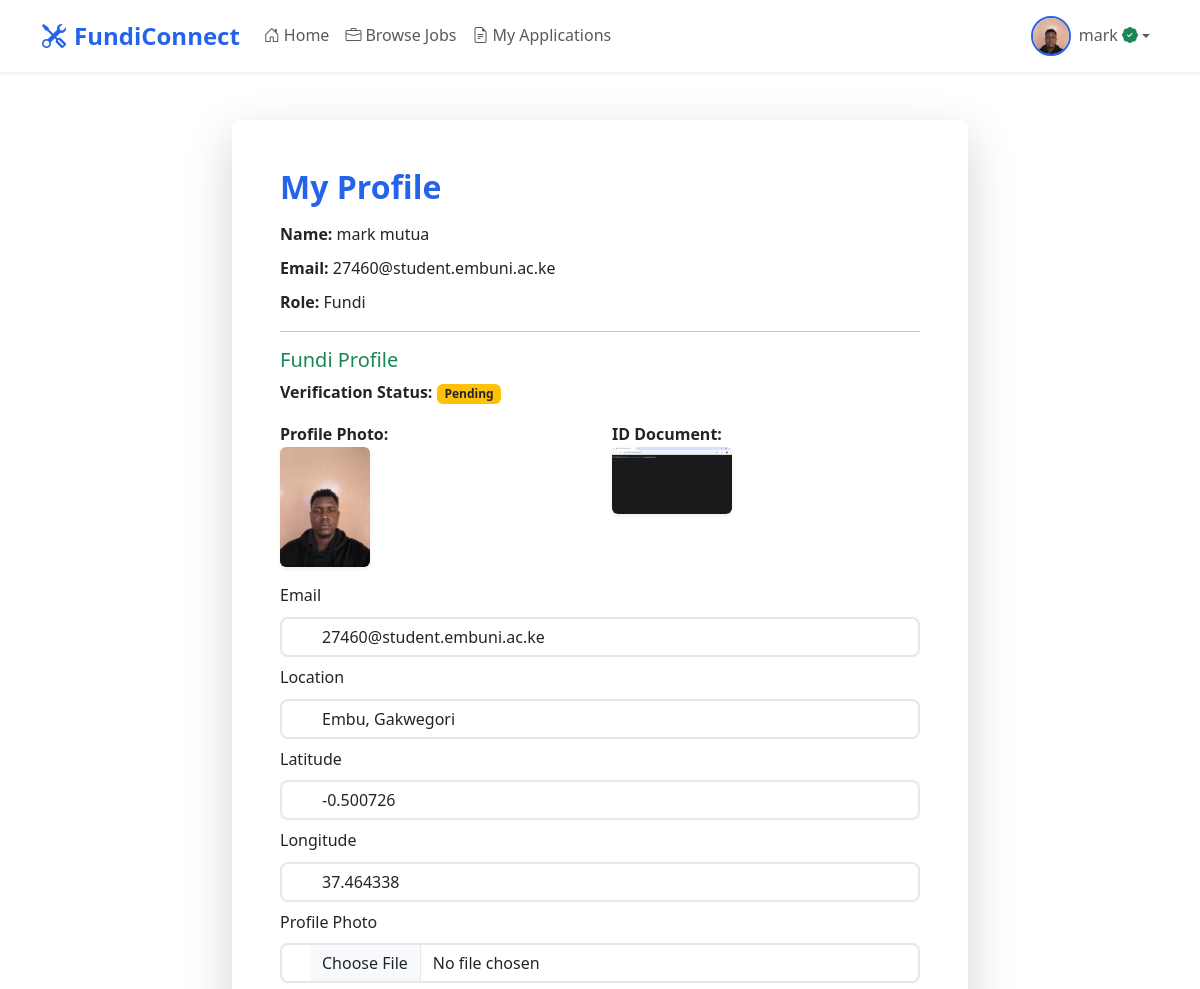
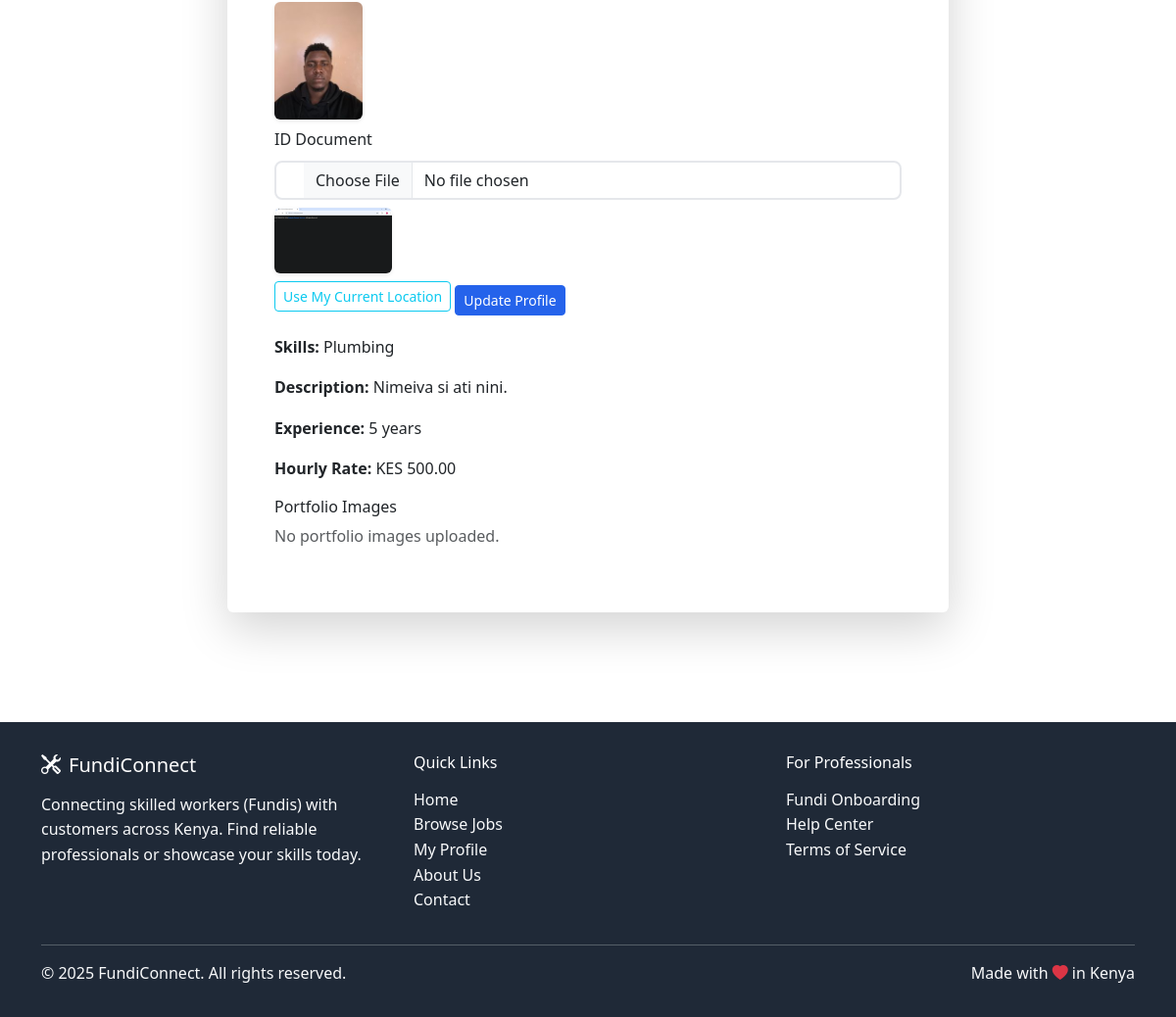
The page /users/profile/ (signed in) on the database its author committed (2 pictures, top to bottom).
### users/models.py (models this page shows, shortened)
class User(AbstractUser):
    ROLE_CHOICES = [
        ('customer', 'Customer'),
        ('fundi', 'Fundi'),
    ]
    email = models.EmailField(unique=True)
    role = models.CharField(max_length=10, choices=ROLE_CHOICES)
    phone_number = models.CharField(max_length=20, blank=True)
    phone_verified = models.BooleanField(default=False)
    otp_code = models.CharField(max_length=6, blank=True)
    otp_created_at = models.DateTimeField(null=True, blank=True)
    location = models.CharField(max_length=100, blank=True)
    latitude = models.DecimalField(max_digits=9, decimal_places=6, null=True, blank=True)
    longitude = models.DecimalField(max_digits=9, decimal_places=6, null=True, blank=True)
    profile_photo = models.ImageField(upload_to='customer_photos/', null=True, blank=True)
    id_document = models.ImageField(upload_to='customer_ids/', null=True, blank=True)
    date_joined = models.DateTimeField(auto_now_add=True)
    is_verified = models.BooleanField(default=False)
    onboarding_complete = models.BooleanField(default=False)
    USERNAME_FIELD = 'email'
    REQUIRED_FIELDS = ['username']

class FundiProfile(models.Model):
    user = models.OneToOneField(User, on_delete=models.CASCADE, related_name='fundi_profile')
    skills = models.JSONField(default=list)  # Store skills as JSON array
    description = models.TextField(blank=True)
    experience_years = models.PositiveIntegerField(default=0)
    hourly_rate = models.DecimalField(max_digits=8, decimal_places=2, null=True, blank=True)
    availability = models.BooleanField(default=True)
    rating = models.DecimalField(max_digits=3, decimal_places=2, default=0.0)
    total_jobs_completed = models.PositiveIntegerField(default=0)
    latitude = models.DecimalField(max_digits=9, decimal_places=6, null=True, blank=True)
    longitude = models.DecimalField(max_digits=9, decimal_places=6, null=True, blank=True)
    profile_photo = models.ImageField(upload_to='fundi_photos/', null=True, blank=True)
    id_document = models.ImageField(upload_to='fundi_ids/', null=True, blank=True)
    verification_status = models.CharField(max_length=20, choices=[('pending', 'Pending'), ('approved', 'Approved'), ('rejected', 'Rejected')], default='pending')
    verification_comment = models.TextField(blank=True)
    verified_at = models.DateTimeField(null=True, blank=True)

### users/views.py (the view, shortened to what this page needs)
# urls.py: path('profile/', views.profile_view, name='profile'),
@login_required
def profile_view(request):
    context = {'user': request.user}
    if not request.user.is_verified:
        messages.warning(request, 'Your account is not verified yet. Please wait for admin approval.')
    if request.user.role == 'fundi':
        try:
            context['fundi_profile'] = request.user.fundi_profile
            context['portfolio_images'] = request.user.fundi_profile.portfolio_images.all()
        except FundiProfile.DoesNotExist:
            context['fundi_profile'] = None
    return render(request, 'users/profile.html', context)

### templates/users/profile.html (shortened to what this page needs)
{% extends 'base/base.html' %}
{% block content %}
<div class="container py-5">
  <div class="row justify-content-center">
    <div class="col-md-8">
      <div class="card shadow-lg border-0">
        <div class="card-body p-5">
          <h2 class="fw-bold mb-3 text-primary">My Profile</h2>
          <p class="mb-2"><strong>Name:</strong> {{ user.first_name }} {{ user.last_name }}</p>
          <p class="mb-2"><strong>Email:</strong> {{ user.email }}</p>
          <p class="mb-2"><strong>Role:</strong> {{ user.role|title }}</p>
          {% if fundi_profile %}
            <hr>
            <h5 class="text-success">Fundi Profile</h5>
        <div class="mb-3">
          <strong>Verification Status:</strong>
          {% if fundi_profile.verification_status == 'approved' %}
            <span class="badge bg-success">Verified</span>
          {% elif fundi_profile.verification_status == 'pending' %}
            <span class="badge bg-warning text-dark">Pending</span>
          {% elif fundi_profile.verification_status == 'rejected' %}
            <span class="badge bg-danger">Rejected</span>
          {% endif %}
        </div>
        <div class="row mb-3">
          <div class="col-md-6">
            <strong>Profile Photo:</strong><br>
            {% if fundi_profile.profile_photo %}
              <img src="{{ fundi_profile.profile_photo.url }}" class="img-fluid rounded shadow-sm" style="max-width:120px;max-height:120px;" alt="Profile Photo">
            {% else %}
              <span class="text-muted">Not uploaded</span>
            {% endif %}
          </div>
          <div class="col-md-6">
            <strong>ID Document:</strong><br>
            {% if fundi_profile.id_document %}
              <img src="{{ fundi_profile.id_document.url }}" class="img-fluid rounded shadow-sm" style="max-width:120px;max-height:120px;" alt="ID Document">
            {% else %}
              <span class="text-muted">Not uploaded</span>
            {% endif %}
          </div>
        </div>
            <form method="post" action="" class="mb-3" enctype="multipart/form-data">
              <div class="mb-2">
                <label for="email" class="form-label">Email</label>
                <input type="email" name="email" id="email" class="form-control" value="{{ user.email }}" required>
              </div>
              <div class="mb-2">
                <label for="location" class="form-label">Location</label>
                <input type="text" name="location" id="location" class="form-control" value="{{ user.location }}" required>
              </div>
              <div class="mb-2">
                <label for="latitude" class="form-label">Latitude</label>
                <input type="text" name="latitude" id="latitude" class="form-control" value="{{ fundi_profile.latitude }}" readonly>
              </div>
              <div class="mb-2">
                <label for="longitude" class="form-label">Longitude</label>
                <input type="text" name="longitude" id="longitude" class="form-control" value="{{ fundi_profile.longitude }}" readonly>
              </div>
              <div class="mb-2">
                <label for="profile_photo" class="form-label">Profile Photo</label>
                <input type="file" name="profile_photo" id="profile_photo" class="form-control" accept="image/*" onchange="previewImage(this, 'profilePhotoPreview')">
                <div class="mt-2">
                  {% if fundi_profile.profile_photo %}
                    <img id="profilePhotoPreview" src="{{ fundi_profile.profile_photo.url }}" class="img-fluid rounded shadow-sm" style="max-width:120px;max-height:120px;" alt="Profile Photo">
                  {% else %}
                    <img id="profilePhotoPreview" style="display:none;max-width:120px;max-height:120px;" alt="Profile Photo">
                  {% endif %}
                </div>
              </div>
              <div class="mb-2">
                <label for="id_document" class="form-label">ID Document</label>
                <input type="file" name="id_document" id="id_document" class="form-control" accept="image/*" onchange="previewImage(this, 'idDocumentPreview')">
                <div class="mt-2">
                  {% if fundi_profile.id_document %}
                    <img id="idDocumentPreview" src="{{ fundi_profile.id_document.url }}" class="img-fluid rounded shadow-sm" style="max-width:120px;max-height:120px;" alt="ID Document">
                  {% else %}
                    <img id="idDocumentPreview" style="display:none;max-width:120px;max-height:120px;" alt="ID Document">
                  {% endif %}
                </div>
              </div>
              <button type="button" class="btn btn-outline-info btn-sm mb-2" onclick="getLocation()">Use My Current Location</button>
              <button type="submit" class="btn btn-primary btn-sm">Update Profile</button>
            </form>
            <p><strong>Skills:</strong> {{ fundi_profile.skills|join:", " }}</p>
            <p><strong>Description:</strong> {{ fundi_profile.description }}</p>
            <p><strong>Experience:</strong> {{ fundi_profile.experience_years }} years</p>
            <p><strong>Hourly Rate:</strong> KES {{ fundi_profile.hourly_rate }}</p>
            <h6 class="mt-3">Portfolio Images</h6>
            <div class="row">
              {% for image in portfolio_images %}
                <div class="col-4 mb-2">
                  <img src="{{ image.image.url }}" class="img-fluid rounded shadow-sm" alt="Portfolio">
                </div>
              {% empty %}
                <p class="text-muted">No portfolio images uploaded.</p>
              {% endfor %}
            </div>
          {% endif %}
        </div>
      </div>
    </div>
  </div>
</div>
{% endblock %}

### templates/base/base.html (shortened to what this page needs)
<!DOCTYPE html>
<html lang="en">
<head>
    <link href="https://cdn.jsdelivr.net/npm/bootstrap@5.3.0/dist/css/bootstrap.min.css" rel="stylesheet">
    <link href="https://cdn.jsdelivr.net/npm/bootstrap-icons@1.10.0/font/bootstrap-icons.css" rel="stylesheet">
</head>
<body>
    <nav class="navbar navbar-expand-lg navbar-light bg-white shadow-sm sticky-top">
        <div class="container">
            <a class="navbar-brand" href="{% url 'dashboard' %}">
                <i class="bi bi-tools me-2"></i>FundiConnect
            </a>
            <div class="collapse navbar-collapse" id="navbarNav">
                <ul class="navbar-nav me-auto">
                    <li class="nav-item">
                        <a class="nav-link" href="{% url 'dashboard' %}">
                            <i class="bi bi-house-door me-1"></i>Home
                        </a>
                    </li>
                    <li class="nav-item">
                        {% if user.is_authenticated %}
                            <a class="nav-link" href="{% url 'job_list' %}">
                                <i class="bi bi-briefcase me-1"></i>Browse Jobs
                            </a>
                        {% else %}
                            <a class="nav-link" href="{% url 'dashboard' %}#popular-services">
                                <i class="bi bi-briefcase me-1"></i>Browse Jobs
                            </a>
                        {% endif %}
                    </li>
                    {% if user.is_authenticated %}
                        {% if user.role == 'customer' %}
                            <li class="nav-item">
                                <a class="nav-link" href="{% url 'jobs:job_create' %}">
                                    <i class="bi bi-plus-circle me-1"></i>Post a Job
                                </a>
                            </li>
                            <li class="nav-item">
                                <a class="nav-link" href="{% url 'jobs:my_jobs' %}">
                                    <i class="bi bi-list-ul me-1"></i>My Jobs
                                </a>
                            </li>
                        {% elif user.role == 'fundi' %}
                            <li class="nav-item">
                                    <a class="nav-link" href="{% url 'jobs:my_applications' %}">
                                    <i class="bi bi-file-earmark-text me-1"></i>My Applications
                                </a>
                            </li>
                        {% endif %}
                    {% endif %}
                </ul>
                <ul class="navbar-nav">
                    {% if user.is_authenticated %}
                        <li class="nav-item dropdown">
                            <a class="nav-link dropdown-toggle d-flex align-items-center" href="#" id="navbarDropdown" role="button" data-bs-toggle="dropdown">
                                {% if user.role == 'fundi' and user.fundi_profile and user.fundi_profile.profile_photo %}
                                    <img src="{{ user.fundi_profile.profile_photo.url }}" class="profile-avatar me-2" style="object-fit:cover; width:40px; height:40px; border-radius:50%; border:2px solid #2563eb;" alt="Avatar">
                                {% elif user.role == 'customer' and user.profile_photo %}
                                    <img src="{{ user.profile_photo.url }}" class="profile-avatar me-2" style="object-fit:cover; width:40px; height:40px; border-radius:50%; border:2px solid #2563eb;" alt="Avatar">
                                {% else %}
                                    <div class="profile-avatar me-2">
                                        {{ user.first_name.0|default:user.email.0|upper }}
                                    </div>
                                {% endif %}
                                {{ user.first_name|default:user.email }}
                                {% if user.role == 'fundi' and user.is_verified %}
                                    <i class="bi bi-patch-check-fill text-success ms-1"></i>
                                {% endif %}
                            </a>
                        </li>
                    {% endif %}
                </ul>
            </div>
        </div>
    </nav>
    <main>
        {% block content %}{% endblock %}
    </main>
    <footer class="footer">
        <div class="container">
            <div class="row">
                <div class="col-md-4">
                    <h5 class="text-white mb-3">
                        <i class="bi bi-tools me-2"></i>FundiConnect
                    </h5>
                    <p class="text-light">
                        Connecting skilled workers (Fundis) with customers across Kenya.
                        Find reliable professionals or showcase your skills today.
                    </p>
                </div>
                <div class="col-md-4">
                    <h6 class="text-white mb-3">Quick Links</h6>
                    <ul class="list-unstyled">
                        <li><a href="{% url 'dashboard' %}" class="text-light text-decoration-none">Home</a></li>
                        <li><a href="{% url 'job_list' %}" class="text-light text-decoration-none">Browse Jobs</a></li>
                        <li><a href="{% url 'profile' %}" class="text-light text-decoration-none">My Profile</a></li>
                        <li><a href="{% url 'about' %}" class="text-light text-decoration-none">About Us</a></li>
                        <li><a href="{% url 'contact' %}" class="text-light text-decoration-none">Contact</a></li>
                    </ul>
                </div>
                <div class="col-md-4">
                    <h6 class="text-white mb-3">For Professionals</h6>
                    <ul class="list-unstyled">
                        {% if not user.is_authenticated %}
                            <li><a href="{% url 'signup' %}" class="text-light text-decoration-none">Join as Fundi</a></li>
                            <li><a href="{% url 'customer_signup' %}" class="text-light text-decoration-none">Join as Customer</a></li>
                        {% else %}
                            <li><a href="{% url 'fundi_onboarding' %}" class="text-light text-decoration-none">Fundi Onboarding</a></li>
                        {% endif %}
                        <li><a href="https://fundiconnect.co.ke/help" class="text-light text-decoration-none" target="_blank">Help Center</a></li>
                        <li><a href="https://fundiconnect.co.ke/terms" class="text-light text-decoration-none" target="_blank">Terms of Service</a></li>
                    </ul>
                </div>
            </div>
            <hr class="text-light">
            <div class="row">
                <div class="col-md-6">
                    <p class="text-light mb-0">&copy; 2025 FundiConnect. All rights reserved.</p>
                </div>
                <div class="col-md-6 text-md-end">
                    <p class="text-light mb-0">Made with <i class="bi bi-heart-fill text-danger"></i> in Kenya</p>
                </div>
            </div>
        </div>
    </footer>
</body>
</html>

### rows shown on the page
User: fundi_profile.profile_photo (picture), first_name "mark", last_name "mutua", email "27460@student.embuni.ac.ke", role "Fundi", location "Embu, Gakwegori"
FundiProfile: profile_photo (picture), id_document (picture), latitude "-0.500726", longitude "37.464338", skills "Plumbing", description "Nimeiva si ati nini.", experience_years "5", hourly_rate "500.00"
